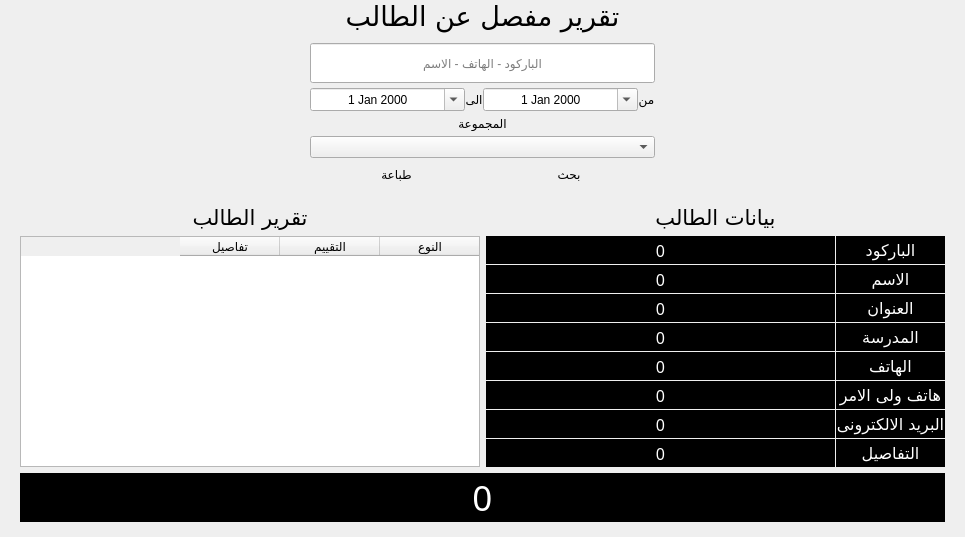
<?xml version="1.0" encoding="UTF-8"?>
<ui version="4.0">
 <class>Form</class>
 <widget class="QWidget" name="Form">
  <property name="geometry">
   <rect>
    <x>0</x>
    <y>0</y>
    <width>965</width>
    <height>537</height>
   </rect>
  </property>
  <property name="windowTitle">
   <string>Form</string>
  </property>
  <layout class="QVBoxLayout" name="verticalLayout">
   <property name="spacing">
    <number>0</number>
   </property>
   <property name="margin">
    <number>0</number>
   </property>
   <item>
    <widget class="QWidget" name="widget" native="true">
     <layout class="QVBoxLayout" name="verticalLayout_2">
      <property name="spacing">
       <number>10</number>
      </property>
      <property name="margin">
       <number>0</number>
      </property>
      <item>
       <widget class="QLabel" name="label">
        <property name="sizePolicy">
         <sizepolicy hsizetype="Preferred" vsizetype="Fixed">
          <horstretch>0</horstretch>
          <verstretch>0</verstretch>
         </sizepolicy>
        </property>
        <property name="font">
         <font>
          <family>AlArabiya</family>
          <pointsize>20</pointsize>
         </font>
        </property>
        <property name="text">
         <string>تقرير مفصل عن الطالب</string>
        </property>
        <property name="alignment">
         <set>Qt::AlignCenter</set>
        </property>
       </widget>
      </item>
      <item>
       <widget class="QWidget" name="widget_2" native="true">
        <layout class="QHBoxLayout" name="horizontalLayout">
         <property name="spacing">
          <number>0</number>
         </property>
         <property name="margin">
          <number>0</number>
         </property>
         <item>
          <widget class="QWidget" name="widget_4" native="true">
           <layout class="QGridLayout" name="gridLayout">
            <property name="horizontalSpacing">
             <number>0</number>
            </property>
            <property name="verticalSpacing">
             <number>5</number>
            </property>
            <property name="margin">
             <number>0</number>
            </property>
            <item row="1" column="7">
             <widget class="QWidget" name="widget_7" native="true"/>
            </item>
            <item row="1" column="0">
             <widget class="QWidget" name="widget_6" native="true"/>
            </item>
            <item row="1" column="6">
             <widget class="QWidget" name="widget_8" native="true"/>
            </item>
            <item row="3" column="2" colspan="4">
             <widget class="QWidget" name="widget_12" native="true">
              <layout class="QHBoxLayout" name="horizontalLayout_4">
               <property name="spacing">
                <number>0</number>
               </property>
               <property name="margin">
                <number>0</number>
               </property>
               <item>
                <widget class="QComboBox" name="gp_name"/>
               </item>
              </layout>
             </widget>
            </item>
            <item row="4" column="2" colspan="4">
             <widget class="QWidget" name="widget_13" native="true">
              <layout class="QHBoxLayout" name="horizontalLayout_3">
               <property name="spacing">
                <number>0</number>
               </property>
               <property name="margin">
                <number>0</number>
               </property>
               <item>
                <widget class="QPushButton" name="print_btn">
                 <property name="text">
                  <string>طباعة</string>
                 </property>
                 <property name="icon">
                  <iconset resource="../views/source.qrc">
                   <normaloff>:/n/img/Printer Door Open Filled-100.png</normaloff>:/n/img/Printer Door Open Filled-100.png</iconset>
                 </property>
                 <property name="iconSize">
                  <size>
                   <width>30</width>
                   <height>30</height>
                  </size>
                 </property>
                 <property name="flat">
                  <bool>true</bool>
                 </property>
                </widget>
               </item>
               <item>
                <widget class="QPushButton" name="search_btn">
                 <property name="text">
                  <string>بحث</string>
                 </property>
                 <property name="icon">
                  <iconset resource="../views/source.qrc">
                   <normaloff>:/n/img/Search-100.png</normaloff>:/n/img/Search-100.png</iconset>
                 </property>
                 <property name="iconSize">
                  <size>
                   <width>30</width>
                   <height>30</height>
                  </size>
                 </property>
                 <property name="flat">
                  <bool>true</bool>
                 </property>
                </widget>
               </item>
              </layout>
             </widget>
            </item>
            <item row="0" column="2" colspan="4">
             <widget class="QLineEdit" name="st_search_edt">
              <property name="sizePolicy">
               <sizepolicy hsizetype="Expanding" vsizetype="Preferred">
                <horstretch>0</horstretch>
                <verstretch>0</verstretch>
               </sizepolicy>
              </property>
              <property name="minimumSize">
               <size>
                <width>0</width>
                <height>40</height>
               </size>
              </property>
              <property name="alignment">
               <set>Qt::AlignCenter</set>
              </property>
              <property name="placeholderText">
               <string>الباركود - الهاتف - الاسم</string>
              </property>
             </widget>
            </item>
            <item row="1" column="5">
             <widget class="QLabel" name="label_2">
              <property name="sizePolicy">
               <sizepolicy hsizetype="Fixed" vsizetype="Preferred">
                <horstretch>0</horstretch>
                <verstretch>0</verstretch>
               </sizepolicy>
              </property>
              <property name="text">
               <string>من</string>
              </property>
              <property name="alignment">
               <set>Qt::AlignCenter</set>
              </property>
             </widget>
            </item>
            <item row="1" column="3">
             <widget class="QLabel" name="label_3">
              <property name="sizePolicy">
               <sizepolicy hsizetype="Fixed" vsizetype="Preferred">
                <horstretch>0</horstretch>
                <verstretch>0</verstretch>
               </sizepolicy>
              </property>
              <property name="text">
               <string>الى</string>
              </property>
              <property name="alignment">
               <set>Qt::AlignCenter</set>
              </property>
             </widget>
            </item>
            <item row="1" column="2">
             <widget class="QDateEdit" name="end_dt">
              <property name="alignment">
               <set>Qt::AlignCenter</set>
              </property>
              <property name="calendarPopup">
               <bool>true</bool>
              </property>
             </widget>
            </item>
            <item row="1" column="4">
             <widget class="QDateEdit" name="st_dt">
              <property name="alignment">
               <set>Qt::AlignCenter</set>
              </property>
              <property name="calendarPopup">
               <bool>true</bool>
              </property>
             </widget>
            </item>
            <item row="2" column="2" colspan="4">
             <widget class="QLabel" name="label_15">
              <property name="sizePolicy">
               <sizepolicy hsizetype="Preferred" vsizetype="Preferred">
                <horstretch>0</horstretch>
                <verstretch>0</verstretch>
               </sizepolicy>
              </property>
              <property name="text">
               <string>المجموعة</string>
              </property>
              <property name="alignment">
               <set>Qt::AlignCenter</set>
              </property>
             </widget>
            </item>
            <item row="1" column="1">
             <widget class="QWidget" name="widget_9" native="true"/>
            </item>
           </layout>
          </widget>
         </item>
        </layout>
       </widget>
      </item>
      <item>
       <widget class="QWidget" name="widget_16" native="true">
        <layout class="QGridLayout" name="gridLayout_5">
         <property name="leftMargin">
          <number>20</number>
         </property>
         <property name="rightMargin">
          <number>20</number>
         </property>
         <item row="1" column="0">
          <widget class="QTableWidget" name="report_table">
           <property name="sizePolicy">
            <sizepolicy hsizetype="Expanding" vsizetype="Expanding">
             <horstretch>0</horstretch>
             <verstretch>0</verstretch>
            </sizepolicy>
           </property>
           <property name="layoutDirection">
            <enum>Qt::RightToLeft</enum>
           </property>
           <property name="editTriggers">
            <set>QAbstractItemView::NoEditTriggers</set>
           </property>
           <column>
            <property name="text">
             <string>النوع</string>
            </property>
           </column>
           <column>
            <property name="text">
             <string>التقييم</string>
            </property>
           </column>
           <column>
            <property name="text">
             <string>تفاصيل</string>
            </property>
           </column>
          </widget>
         </item>
         <item row="0" column="0">
          <widget class="QLabel" name="label_13">
           <property name="sizePolicy">
            <sizepolicy hsizetype="Preferred" vsizetype="Fixed">
             <horstretch>0</horstretch>
             <verstretch>0</verstretch>
            </sizepolicy>
           </property>
           <property name="font">
            <font>
             <family>AlArabiya</family>
             <pointsize>16</pointsize>
            </font>
           </property>
           <property name="text">
            <string>تقرير الطالب</string>
           </property>
           <property name="alignment">
            <set>Qt::AlignCenter</set>
           </property>
          </widget>
         </item>
         <item row="0" column="1">
          <widget class="QLabel" name="label_12">
           <property name="sizePolicy">
            <sizepolicy hsizetype="Preferred" vsizetype="Fixed">
             <horstretch>0</horstretch>
             <verstretch>0</verstretch>
            </sizepolicy>
           </property>
           <property name="font">
            <font>
             <family>AlArabiya</family>
             <pointsize>16</pointsize>
            </font>
           </property>
           <property name="text">
            <string>بيانات الطالب</string>
           </property>
           <property name="alignment">
            <set>Qt::AlignCenter</set>
           </property>
          </widget>
         </item>
         <item row="3" column="0">
          <widget class="QWidget" name="widget_5" native="true">
           <layout class="QHBoxLayout" name="horizontalLayout_2">
            <property name="spacing">
             <number>0</number>
            </property>
            <property name="margin">
             <number>0</number>
            </property>
           </layout>
          </widget>
         </item>
         <item row="1" column="1">
          <widget class="QWidget" name="widget_3" native="true">
           <property name="sizePolicy">
            <sizepolicy hsizetype="Expanding" vsizetype="Preferred">
             <horstretch>0</horstretch>
             <verstretch>0</verstretch>
            </sizepolicy>
           </property>
           <property name="styleSheet">
            <string notr="true">.QLabel
{
background:#000;
color:#fff;
}
</string>
           </property>
           <layout class="QGridLayout" name="gridLayout_2">
            <property name="margin">
             <number>0</number>
            </property>
            <property name="spacing">
             <number>1</number>
            </property>
            <item row="10" column="1">
             <widget class="QLabel" name="label_10">
              <property name="sizePolicy">
               <sizepolicy hsizetype="Preferred" vsizetype="Preferred">
                <horstretch>0</horstretch>
                <verstretch>0</verstretch>
               </sizepolicy>
              </property>
              <property name="font">
               <font>
                <family>AlArabiya</family>
                <pointsize>12</pointsize>
               </font>
              </property>
              <property name="text">
               <string>البريد الالكترونى</string>
              </property>
              <property name="alignment">
               <set>Qt::AlignCenter</set>
              </property>
             </widget>
            </item>
            <item row="8" column="0">
             <widget class="QLabel" name="ph_lbl">
              <property name="sizePolicy">
               <sizepolicy hsizetype="Expanding" vsizetype="Preferred">
                <horstretch>0</horstretch>
                <verstretch>0</verstretch>
               </sizepolicy>
              </property>
              <property name="font">
               <font>
                <family>AlArabiya</family>
                <pointsize>12</pointsize>
               </font>
              </property>
              <property name="text">
               <string>0</string>
              </property>
              <property name="alignment">
               <set>Qt::AlignCenter</set>
              </property>
             </widget>
            </item>
            <item row="9" column="0">
             <widget class="QLabel" name="fph_lbl">
              <property name="sizePolicy">
               <sizepolicy hsizetype="Preferred" vsizetype="Preferred">
                <horstretch>0</horstretch>
                <verstretch>0</verstretch>
               </sizepolicy>
              </property>
              <property name="font">
               <font>
                <family>AlArabiya</family>
                <pointsize>12</pointsize>
               </font>
              </property>
              <property name="text">
               <string>0</string>
              </property>
              <property name="alignment">
               <set>Qt::AlignCenter</set>
              </property>
             </widget>
            </item>
            <item row="11" column="0">
             <widget class="QLabel" name="details_lbl">
              <property name="sizePolicy">
               <sizepolicy hsizetype="Expanding" vsizetype="Preferred">
                <horstretch>0</horstretch>
                <verstretch>0</verstretch>
               </sizepolicy>
              </property>
              <property name="font">
               <font>
                <family>AlArabiya</family>
                <pointsize>12</pointsize>
               </font>
              </property>
              <property name="text">
               <string>0</string>
              </property>
              <property name="alignment">
               <set>Qt::AlignCenter</set>
              </property>
             </widget>
            </item>
            <item row="10" column="0">
             <widget class="QLabel" name="mail_lbl">
              <property name="sizePolicy">
               <sizepolicy hsizetype="Expanding" vsizetype="Preferred">
                <horstretch>0</horstretch>
                <verstretch>0</verstretch>
               </sizepolicy>
              </property>
              <property name="font">
               <font>
                <family>AlArabiya</family>
                <pointsize>12</pointsize>
               </font>
              </property>
              <property name="text">
               <string>0</string>
              </property>
              <property name="alignment">
               <set>Qt::AlignCenter</set>
              </property>
             </widget>
            </item>
            <item row="9" column="1">
             <widget class="QLabel" name="label_8">
              <property name="sizePolicy">
               <sizepolicy hsizetype="Preferred" vsizetype="Preferred">
                <horstretch>0</horstretch>
                <verstretch>0</verstretch>
               </sizepolicy>
              </property>
              <property name="font">
               <font>
                <family>AlArabiya</family>
                <pointsize>12</pointsize>
               </font>
              </property>
              <property name="text">
               <string>هاتف ولى الامر</string>
              </property>
              <property name="alignment">
               <set>Qt::AlignCenter</set>
              </property>
             </widget>
            </item>
            <item row="11" column="1">
             <widget class="QLabel" name="label_11">
              <property name="sizePolicy">
               <sizepolicy hsizetype="Preferred" vsizetype="Preferred">
                <horstretch>0</horstretch>
                <verstretch>0</verstretch>
               </sizepolicy>
              </property>
              <property name="font">
               <font>
                <family>AlArabiya</family>
                <pointsize>12</pointsize>
               </font>
              </property>
              <property name="text">
               <string>التفاصيل</string>
              </property>
              <property name="alignment">
               <set>Qt::AlignCenter</set>
              </property>
             </widget>
            </item>
            <item row="8" column="1">
             <widget class="QLabel" name="label_9">
              <property name="sizePolicy">
               <sizepolicy hsizetype="Preferred" vsizetype="Preferred">
                <horstretch>0</horstretch>
                <verstretch>0</verstretch>
               </sizepolicy>
              </property>
              <property name="font">
               <font>
                <family>AlArabiya</family>
                <pointsize>12</pointsize>
               </font>
              </property>
              <property name="text">
               <string>الهاتف</string>
              </property>
              <property name="alignment">
               <set>Qt::AlignCenter</set>
              </property>
             </widget>
            </item>
            <item row="4" column="0">
             <widget class="QLabel" name="school_lbl">
              <property name="sizePolicy">
               <sizepolicy hsizetype="Preferred" vsizetype="Preferred">
                <horstretch>0</horstretch>
                <verstretch>0</verstretch>
               </sizepolicy>
              </property>
              <property name="font">
               <font>
                <family>AlArabiya</family>
                <pointsize>12</pointsize>
               </font>
              </property>
              <property name="text">
               <string>0</string>
              </property>
              <property name="alignment">
               <set>Qt::AlignCenter</set>
              </property>
             </widget>
            </item>
            <item row="2" column="0">
             <widget class="QLabel" name="name_lbl">
              <property name="sizePolicy">
               <sizepolicy hsizetype="Expanding" vsizetype="Preferred">
                <horstretch>0</horstretch>
                <verstretch>0</verstretch>
               </sizepolicy>
              </property>
              <property name="font">
               <font>
                <family>AlArabiya</family>
                <pointsize>12</pointsize>
               </font>
              </property>
              <property name="text">
               <string>0</string>
              </property>
              <property name="alignment">
               <set>Qt::AlignCenter</set>
              </property>
             </widget>
            </item>
            <item row="1" column="1">
             <widget class="QLabel" name="label_6">
              <property name="sizePolicy">
               <sizepolicy hsizetype="Preferred" vsizetype="Preferred">
                <horstretch>0</horstretch>
                <verstretch>0</verstretch>
               </sizepolicy>
              </property>
              <property name="font">
               <font>
                <family>AlArabiya</family>
                <pointsize>12</pointsize>
               </font>
              </property>
              <property name="text">
               <string>الباركود</string>
              </property>
              <property name="alignment">
               <set>Qt::AlignCenter</set>
              </property>
             </widget>
            </item>
            <item row="2" column="1">
             <widget class="QLabel" name="label_4">
              <property name="sizePolicy">
               <sizepolicy hsizetype="Preferred" vsizetype="Preferred">
                <horstretch>0</horstretch>
                <verstretch>0</verstretch>
               </sizepolicy>
              </property>
              <property name="font">
               <font>
                <family>AlArabiya</family>
                <pointsize>12</pointsize>
               </font>
              </property>
              <property name="text">
               <string>الاسم</string>
              </property>
              <property name="alignment">
               <set>Qt::AlignCenter</set>
              </property>
             </widget>
            </item>
            <item row="3" column="1">
             <widget class="QLabel" name="label_5">
              <property name="sizePolicy">
               <sizepolicy hsizetype="Preferred" vsizetype="Preferred">
                <horstretch>0</horstretch>
                <verstretch>0</verstretch>
               </sizepolicy>
              </property>
              <property name="font">
               <font>
                <family>AlArabiya</family>
                <pointsize>12</pointsize>
               </font>
              </property>
              <property name="text">
               <string>العنوان</string>
              </property>
              <property name="alignment">
               <set>Qt::AlignCenter</set>
              </property>
             </widget>
            </item>
            <item row="4" column="1">
             <widget class="QLabel" name="label_7">
              <property name="sizePolicy">
               <sizepolicy hsizetype="Preferred" vsizetype="Preferred">
                <horstretch>0</horstretch>
                <verstretch>0</verstretch>
               </sizepolicy>
              </property>
              <property name="font">
               <font>
                <family>AlArabiya</family>
                <pointsize>12</pointsize>
               </font>
              </property>
              <property name="text">
               <string>المدرسة</string>
              </property>
              <property name="alignment">
               <set>Qt::AlignCenter</set>
              </property>
             </widget>
            </item>
            <item row="1" column="0">
             <widget class="QLabel" name="bc_label">
              <property name="sizePolicy">
               <sizepolicy hsizetype="Preferred" vsizetype="Preferred">
                <horstretch>0</horstretch>
                <verstretch>0</verstretch>
               </sizepolicy>
              </property>
              <property name="font">
               <font>
                <family>AlArabiya</family>
                <pointsize>12</pointsize>
               </font>
              </property>
              <property name="text">
               <string>0</string>
              </property>
              <property name="alignment">
               <set>Qt::AlignCenter</set>
              </property>
             </widget>
            </item>
            <item row="3" column="0">
             <widget class="QLabel" name="add_lbl">
              <property name="sizePolicy">
               <sizepolicy hsizetype="Expanding" vsizetype="Preferred">
                <horstretch>0</horstretch>
                <verstretch>0</verstretch>
               </sizepolicy>
              </property>
              <property name="font">
               <font>
                <family>AlArabiya</family>
                <pointsize>12</pointsize>
               </font>
              </property>
              <property name="text">
               <string>0</string>
              </property>
              <property name="alignment">
               <set>Qt::AlignCenter</set>
              </property>
             </widget>
            </item>
           </layout>
          </widget>
         </item>
         <item row="2" column="0" colspan="2">
          <widget class="QLabel" name="ratio_lbl">
           <property name="font">
            <font>
             <family>Alarabiya Font</family>
             <pointsize>26</pointsize>
            </font>
           </property>
           <property name="styleSheet">
            <string notr="true">background:#000;
color:#fff;</string>
           </property>
           <property name="text">
            <string>0</string>
           </property>
           <property name="alignment">
            <set>Qt::AlignCenter</set>
           </property>
          </widget>
         </item>
        </layout>
       </widget>
      </item>
     </layout>
    </widget>
   </item>
  </layout>
 </widget>
 <resources>
  <include location="../views/source.qrc"/>
 </resources>
 <connections/>
</ui>
